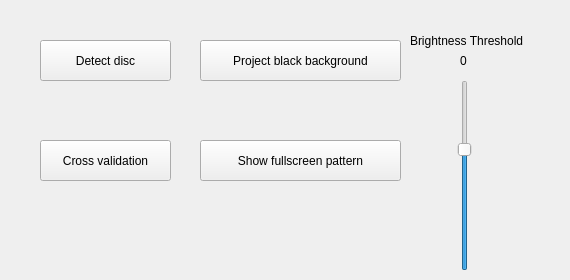
      <widget class="QWidget" name="tab_3">
       <attribute name="title">
        <string>Evaluation</string>
       </attribute>
       <widget class="QPushButton" name="pushButton_15">
        <property name="geometry">
         <rect>
          <x>40</x>
          <y>40</y>
          <width>131</width>
          <height>41</height>
         </rect>
        </property>
        <property name="text">
         <string>Detect disc</string>
        </property>
       </widget>
       <widget class="QSlider" name="sl_brightness">
        <property name="geometry">
         <rect>
          <x>450</x>
          <y>80</y>
          <width>29</width>
          <height>191</height>
         </rect>
        </property>
        <property name="minimum">
         <number>100</number>
        </property>
        <property name="maximum">
         <number>255</number>
        </property>
        <property name="sliderPosition">
         <number>200</number>
        </property>
        <property name="orientation">
         <enum>Qt::Vertical</enum>
        </property>
       </widget>
       <widget class="QLabel" name="label_13">
        <property name="geometry">
         <rect>
          <x>410</x>
          <y>30</y>
          <width>151</width>
          <height>21</height>
         </rect>
        </property>
        <property name="text">
         <string>Brightness Threshold</string>
        </property>
       </widget>
       <widget class="QLabel" name="lb_brightness">
        <property name="geometry">
         <rect>
          <x>460</x>
          <y>50</y>
          <width>31</width>
          <height>21</height>
         </rect>
        </property>
        <property name="text">
         <string>0</string>
        </property>
       </widget>
       <widget class="QPushButton" name="pushButton_18">
        <property name="geometry">
         <rect>
          <x>40</x>
          <y>140</y>
          <width>131</width>
          <height>41</height>
         </rect>
        </property>
        <property name="text">
         <string>Cross validation</string>
        </property>
       </widget>
       <widget class="QPushButton" name="pushButton_19">
        <property name="geometry">
         <rect>
          <x>200</x>
          <y>140</y>
          <width>201</width>
          <height>41</height>
         </rect>
        </property>
        <property name="text">
         <string>Show fullscreen pattern</string>
        </property>
       </widget>
       <widget class="QPushButton" name="pushButton_20">
        <property name="geometry">
         <rect>
          <x>200</x>
          <y>40</y>
          <width>201</width>
          <height>41</height>
         </rect>
        </property>
        <property name="text">
         <string>Project black background</string>
        </property>
       </widget>
      </widget>
